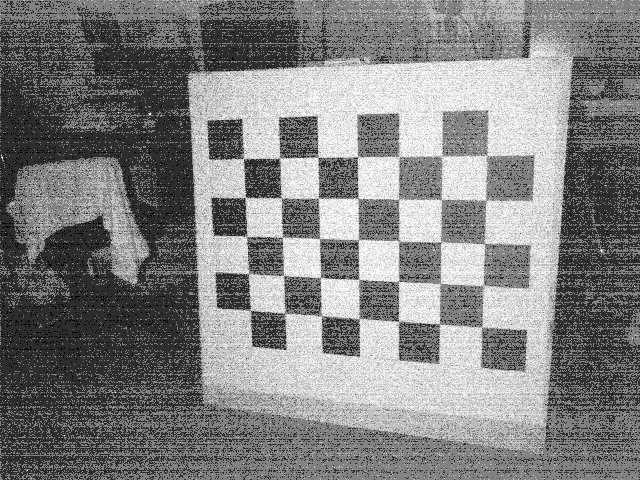
%> input picture matlab/test/machine_vision/kinect_calibration/kinect_calibration_ir2rgb_20130517/kinect_ir_histeq_01.png, 640 x 480 px
$ octave kinect_image_preprocessing_main.m   (GNU Octave 9; MATLAB toolbox functions it lacks are replaced by stand-ins)
%> lines starting %> are read from the running program, lines starting %| are printed output that depends on the picture; in (x1, y1, x2, y2) boxes, pixels count from 0 and x2, y2 are one past the last pixel; in counts of white or black regions, pixels touching at a corner belong together; the program's own positions count from 1
kinect_ir_file_names = {
	'kinect_ir_histeq_01.png',
	'kinect_ir_histeq_02.png',
	'kinect_ir_histeq_03.png',
	'kinect_ir_histeq_04.png',
	'kinect_ir_histeq_05.png',
	'kinect_ir_histeq_06.png',
	'kinect_ir_histeq_07.png',
	'kinect_ir_histeq_08.png',
	'kinect_ir_histeq_09.png',
	'kinect_ir_histeq_10.png',
	'kinect_ir_histeq_11.png',
	'kinect_ir_histeq_12.png',
	'kinect_ir_histeq_13.png',
	'kinect_ir_histeq_14.png',
	'kinect_ir_histeq_15.png',
	'kinect_ir_histeq_16.png'
};

num_files = length(kinect_ir_file_names);

bin_threshold = 0.65 * ones(1, num_files);
bin_threshold(5) = 0.64;
bin_threshold(6) = 0.63;
bin_threshold(7) = 0.56;
bin_threshold(11) = 0.64;
bin_threshold(12) = 0.6;
bin_threshold(15) = 0.67;

%figure;
for ii = 1:num_files
	img = imread(kinect_ir_file_names{ii});
%> img is the input picture: size 480x640 uint8; min 0, max 255, mean 128.4

	%img = rgb2gray(img);
	%img = histeq(img);

	img = im2bw(img, bin_threshold(ii));
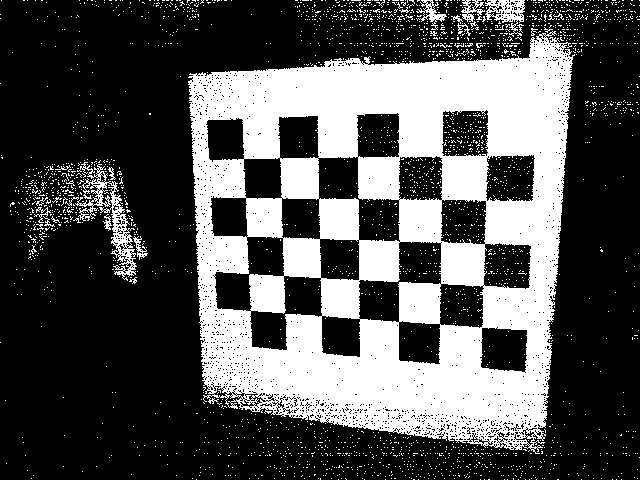
%> img: size 480x640 logical; 32.6% white; 2805 white regions (2782 under 20 px), largest, box (x1, y1, x2, y2) and area: (188, 31, 575, 454) 91648, (75, 162, 137, 281) 1674, (485, 0, 525, 37) 645
	img = medfilt2(img);
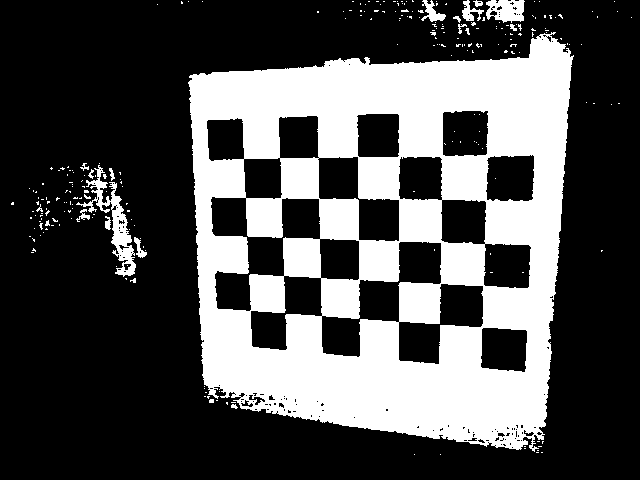
%> img: size 480x640 logical; 31.7% white; 251 white regions (234 under 20 px), largest, box (x1, y1, x2, y2) and area: (188, 32, 574, 452) 93527, (76, 165, 136, 277) 1532, (486, 0, 525, 23) 658

	imwrite(img, kinect_ir_file_names{ii});
	%imshow(img)
end;
%> pass 2 of the loop `for ii = 1:num_files`:
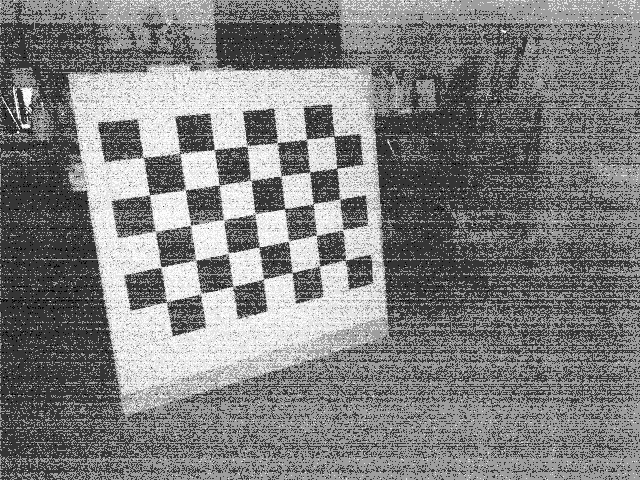
%> input picture matlab/test/machine_vision/kinect_calibration/kinect_calibration_ir2rgb_20130517/kinect_ir_histeq_02.png, 640 x 480 px
%> img is the input picture: size 480x640 uint8; min 0, max 255, mean 126.9
%> `img = im2bw(img, bin_threshold(ii));`:
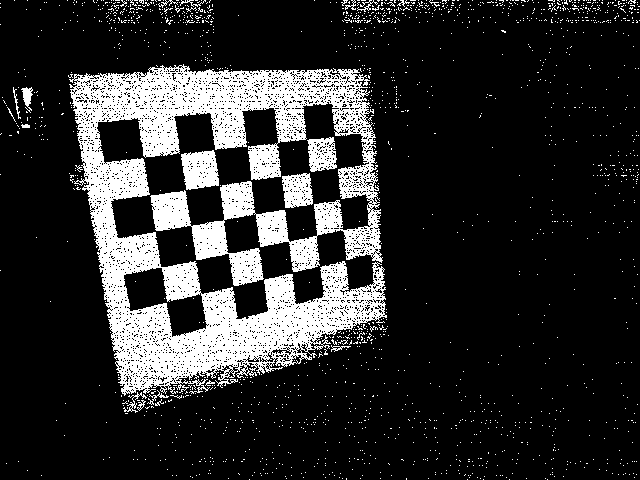
%> img: size 480x640 logical; 17.9% white; 1725 white regions (1704 under 20 px), largest, box (x1, y1, x2, y2) and area: (69, 64, 387, 396) 48464, (181, 150, 219, 190) 1170, (282, 173, 313, 208) 821
%> `img = medfilt2(img);`:
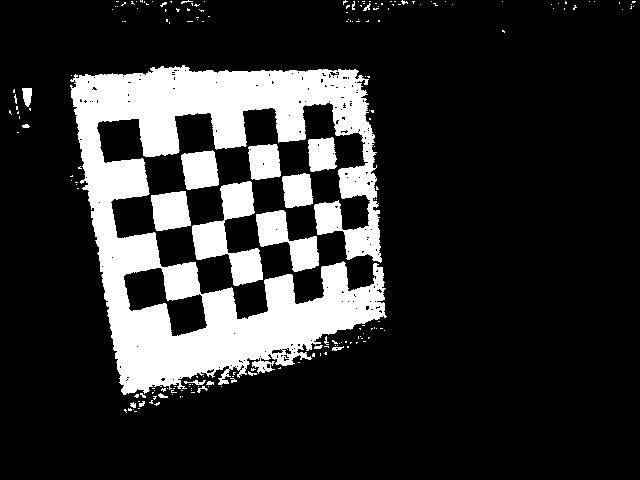
%> img: size 480x640 logical; 18.5% white; 192 white regions (171 under 20 px), largest, box (x1, y1, x2, y2) and area: (70, 65, 387, 395) 45311, (192, 181, 263, 286) 3192, (256, 210, 319, 272) 1804
%> pass 3 of the loop `for ii = 1:num_files`:
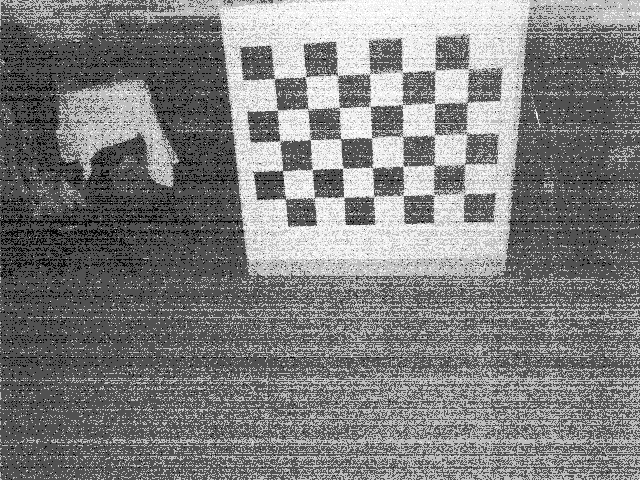
%> input picture matlab/test/machine_vision/kinect_calibration/kinect_calibration_ir2rgb_20130517/kinect_ir_histeq_03.png, 640 x 480 px
%> img is the input picture: size 480x640 uint8; min 0, max 255, mean 126.3
%> `img = im2bw(img, bin_threshold(ii));`:
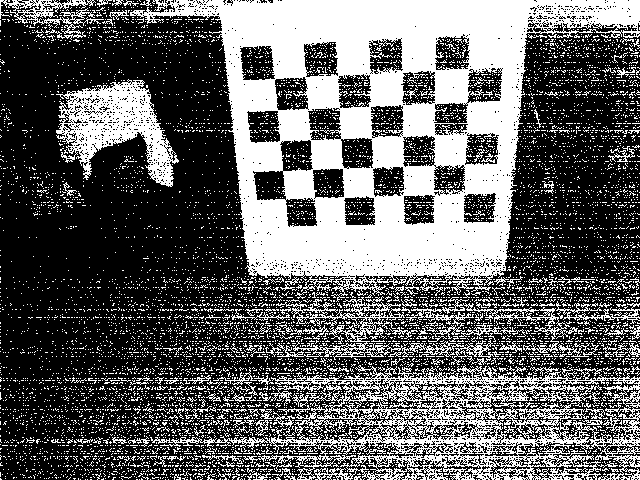
%> img: size 480x640 logical; 38.8% white; 8188 white regions (8032 under 20 px), largest, box (x1, y1, x2, y2) and area: (130, 0, 640, 302) 62443, (150, 364, 640, 480) 19562, (56, 79, 179, 187) 5836
%> `img = medfilt2(img);`:
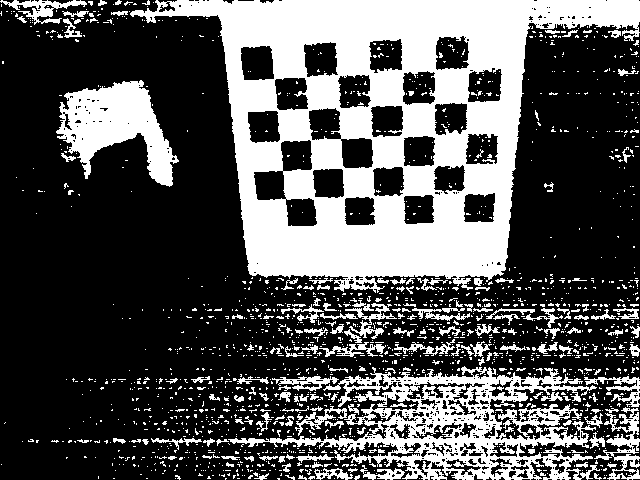
%> img: size 480x640 logical; 33.4% white; 1741 white regions (1570 under 20 px), largest, box (x1, y1, x2, y2) and area: (130, 0, 640, 293) 62316, (228, 366, 600, 480) 14780, (56, 80, 179, 187) 6448
%> (the run ends here)
